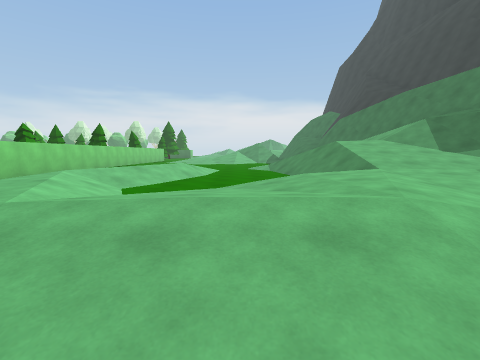
[1] (above)

21 first-person views from a walk through a Unity game level. The camera is 1.4 m above the floor, tilts 6° down and sees 85° across. The floor is counted in squares, 2 m on a side. Each view is taken from the middle of a square. On the plan, view 1 faces up. The plan holds only what a view shows up to about 9 squares ahead; the rest is blank. The place goes on beyond the plan. The player character is not drawn.

[2]
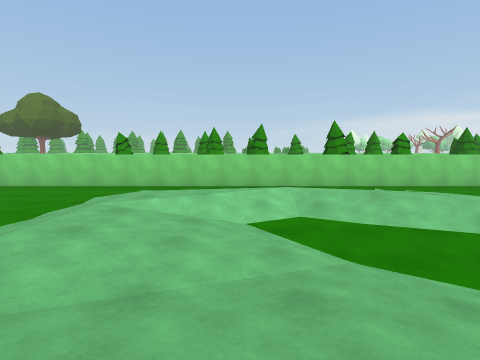

[3]
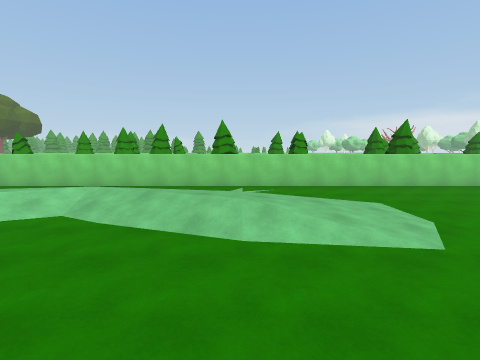

[4]
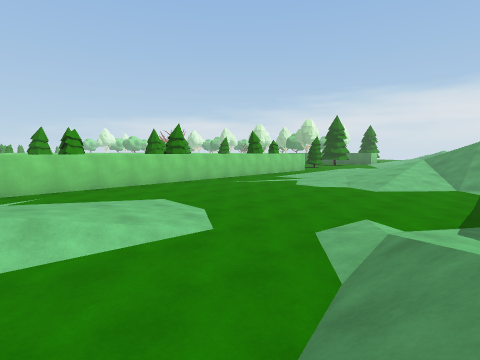

[5]
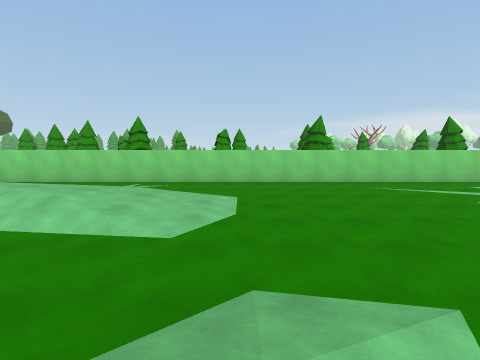

[6]
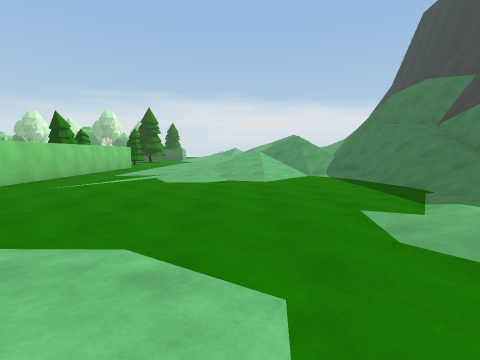

[7]
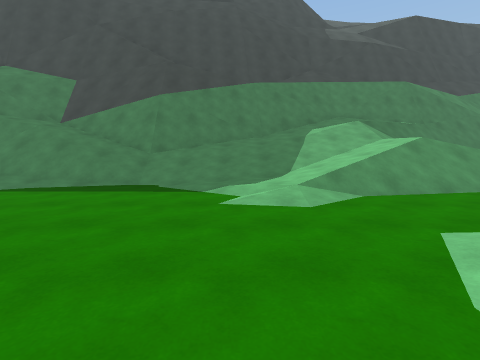

[8]
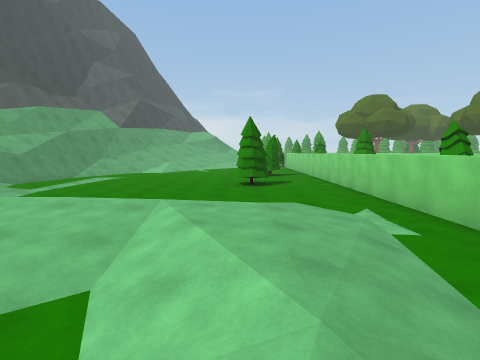

[9]
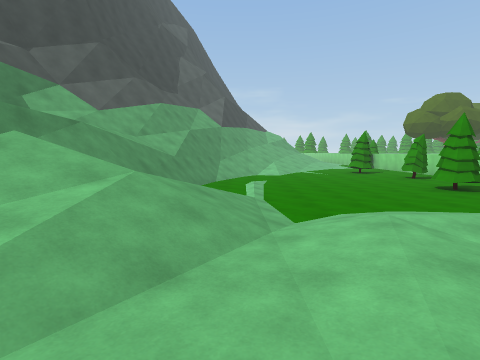

[10]
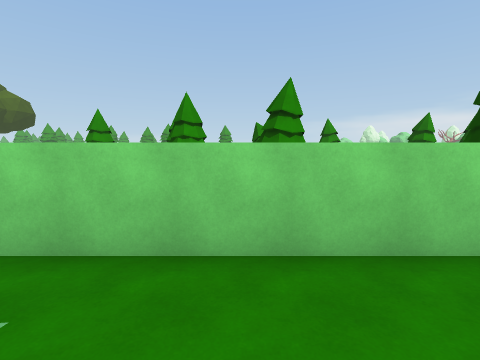

[11]
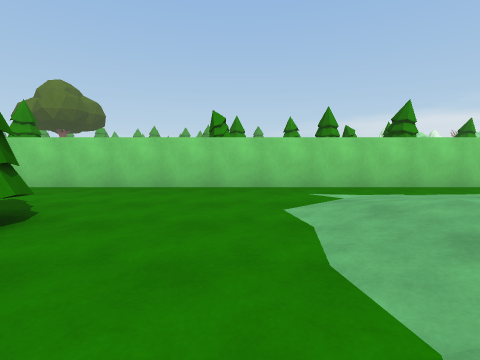

[12]
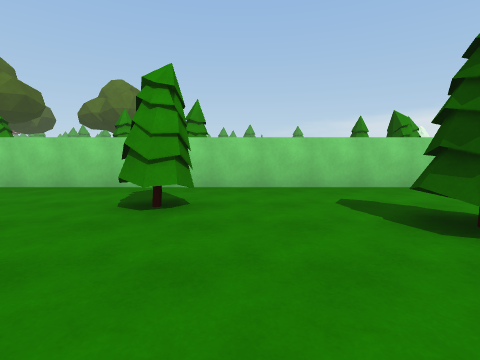

[13]
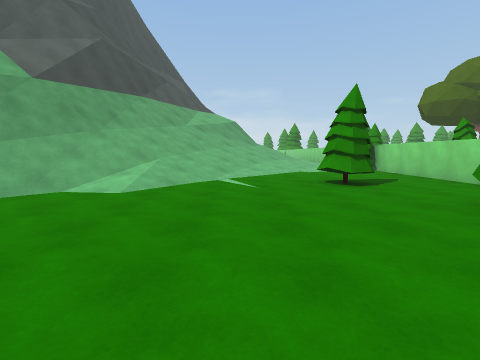

[14]
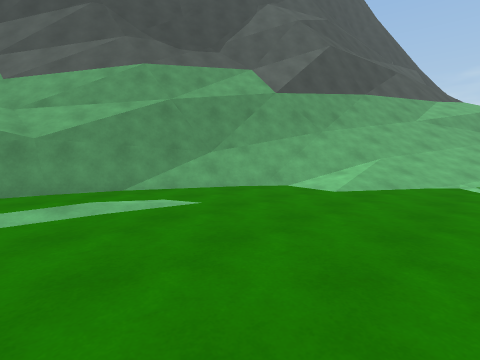

[15]
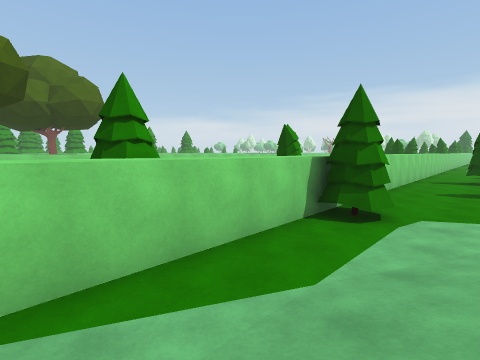

[16]
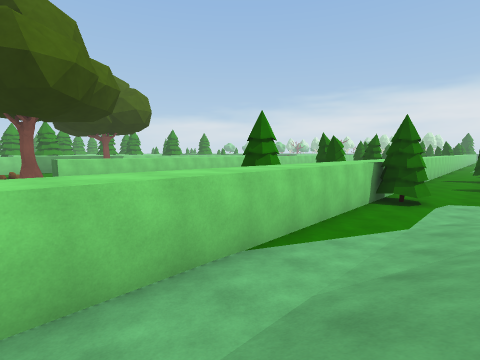

[17]
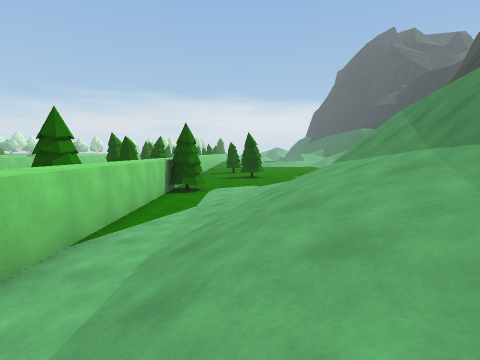

[18]
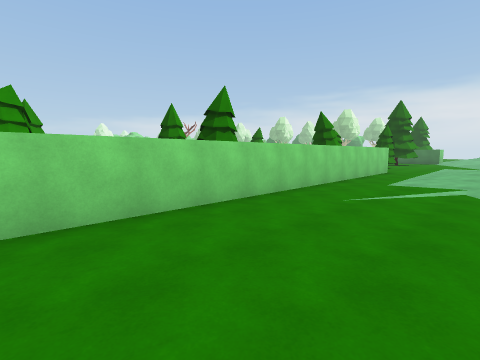

[19]
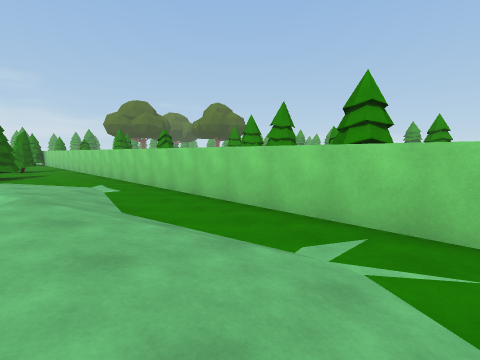

[20]
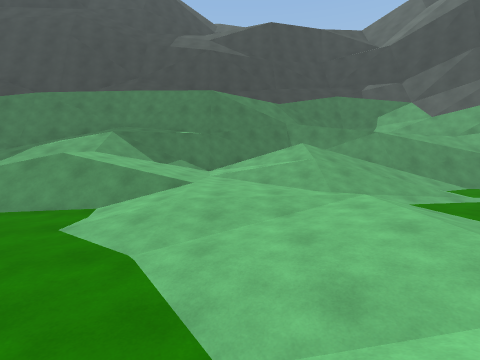

[21]
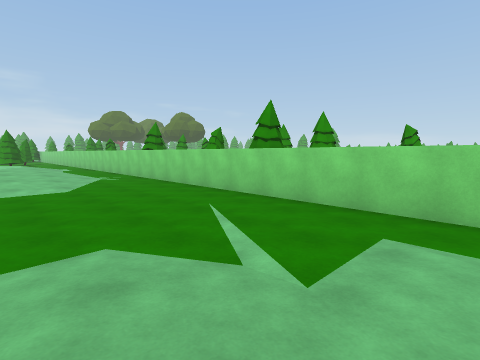

### Floor plan
Key: @ floor where view 1 was taken; # wall or solid block; . main floor; : floor 0.25 m higher than the main floor; + floor 0.5 m higher than the main floor; * floor 0.75 m higher than the main floor; / step, stairs or slope; = window, fence, low wall or low ledge; ^ raised ledge; v drop or lower ground; T tree.
Columns run from 17 left of view 1 to 6 right of it. Each row starts with its distance up from view 1.
 18          T#..:://////==#
 17           #...////////#^
 16           #....///..//^^
 15           #.........//^
 14        TTTT.........//^
 13           #........///^^
 12           #......./////^
 11           #......./////^
 10          T#...///.//////
  9           #..////../////
  8    T      #..//*/../////
  7    T     T#..///...////=
  6           #../*/../////#
  5         T #..//..//////#
  4         T #../*////*///=
  3        TT #../+/////////
  2           #.///+***/////
  1           #..//////////
  0         TT#......@..///#
 -1          T#.........///#
 -2           #...T.......##
 -3           #..TT.......#
 -4           #...........#
 -5           #..........##
 -6         T #.TT.......##
 -7         T #........./#^
 -8           #.......///^
 -9           #..TT..///=^
-10           #......///^^^
-11          T#.....////^^vv
-12         TT#..../////^vv
-13            T../ //// v
-14            TT//  //=
-15           #..//
-16          T#./////
-17          T#.////=
-18           #.////=
-19  T#       #.///=#
-20 TT        #.////
-21           #.///
-22              /

Where each view was taken, in squares from view 1:
view 1: 0 up, 0 right, facing up
view 2: 4 up, 2 right, facing left
view 3: 8 up, 2 right, facing left
view 4: 8 up, 2 right, facing up-left
view 5: 11 up, 2 right, facing left
view 6: 9 up, 1 left, facing up
view 7: 12 up, 3 left, facing right
view 8: 6 up, 3 left, facing down
view 9: 5 up, 3 right, facing down
view 10: 4 up, 4 left, facing left
view 11: 0 up, 1 left, facing left
view 12: 5 down, 1 left, facing left
view 13: 3 down, 1 left, facing down
view 14: 3 down, 1 left, facing down-right
view 15: 18 down, 4 left, facing up-left
view 16: 21 down, 4 left, facing up-left
view 17: 22 down, 4 left, facing up
view 18: 10 up, 3 left, facing up-left
view 19: 9 up, 3 left, facing down-left
view 20: 4 up, 3 left, facing right
view 21: 18 up, 2 left, facing down-left
